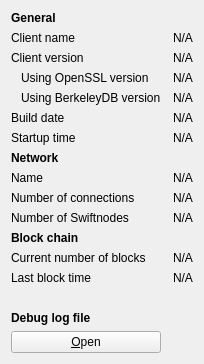
     <widget class="QWidget" name="tab_info">
      <attribute name="title">
       <string>&amp;Information</string>
      </attribute>
      <layout class="QGridLayout" name="gridLayout" columnstretch="0,0">
       <property name="horizontalSpacing">
        <number>12</number>
       </property>
       <item row="0" column="0">
        <widget class="QLabel" name="generalHeader">
         <property name="font">
          <font>
           <weight>75</weight>
           <bold>true</bold>
          </font>
         </property>
         <property name="text">
          <string>General</string>
         </property>
        </widget>
       </item>
       <item row="1" column="0">
        <widget class="QLabel" name="clientNameLabel">
         <property name="text">
          <string>Client name</string>
         </property>
        </widget>
       </item>
       <item row="1" column="1">
        <widget class="QLabel" name="clientName">
         <property name="cursor">
          <cursorShape>IBeamCursor</cursorShape>
         </property>
         <property name="text">
          <string>N/A</string>
         </property>
         <property name="textFormat">
          <enum>Qt::PlainText</enum>
         </property>
         <property name="textInteractionFlags">
          <set>Qt::LinksAccessibleByMouse|Qt::TextSelectableByKeyboard|Qt::TextSelectableByMouse</set>
         </property>
        </widget>
       </item>
       <item row="2" column="0">
        <widget class="QLabel" name="clientVersionLabel">
         <property name="text">
          <string>Client version</string>
         </property>
        </widget>
       </item>
       <item row="2" column="1">
        <widget class="QLabel" name="clientVersion">
         <property name="cursor">
          <cursorShape>IBeamCursor</cursorShape>
         </property>
         <property name="text">
          <string>N/A</string>
         </property>
         <property name="textFormat">
          <enum>Qt::PlainText</enum>
         </property>
         <property name="textInteractionFlags">
          <set>Qt::LinksAccessibleByMouse|Qt::TextSelectableByKeyboard|Qt::TextSelectableByMouse</set>
         </property>
        </widget>
       </item>
       <item row="3" column="0">
        <widget class="QLabel" name="openSSLVersionLabel">
         <property name="text">
          <string>Using OpenSSL version</string>
         </property>
         <property name="indent">
          <number>10</number>
         </property>
        </widget>
       </item>
       <item row="3" column="1">
        <widget class="QLabel" name="openSSLVersion">
         <property name="cursor">
          <cursorShape>IBeamCursor</cursorShape>
         </property>
         <property name="text">
          <string>N/A</string>
         </property>
         <property name="textFormat">
          <enum>Qt::PlainText</enum>
         </property>
         <property name="textInteractionFlags">
          <set>Qt::LinksAccessibleByMouse|Qt::TextSelectableByKeyboard|Qt::TextSelectableByMouse</set>
         </property>
        </widget>
       </item>
       <item row="4" column="0">
        <widget class="QLabel" name="berkeleyDBVersionLabel">
         <property name="text">
          <string>Using BerkeleyDB version</string>
         </property>
         <property name="indent">
          <number>10</number>
         </property>
        </widget>
       </item>
       <item row="4" column="1">
        <widget class="QLabel" name="berkeleyDBVersion">
         <property name="cursor">
          <cursorShape>IBeamCursor</cursorShape>
         </property>
         <property name="text">
          <string>N/A</string>
         </property>
         <property name="textFormat">
          <enum>Qt::PlainText</enum>
         </property>
         <property name="textInteractionFlags">
          <set>Qt::LinksAccessibleByMouse|Qt::TextSelectableByKeyboard|Qt::TextSelectableByMouse</set>
         </property>
        </widget>
       </item>
       <item row="5" column="0">
        <widget class="QLabel" name="buildDateLabel">
         <property name="text">
          <string>Build date</string>
         </property>
        </widget>
       </item>
       <item row="5" column="1">
        <widget class="QLabel" name="buildDate">
         <property name="cursor">
          <cursorShape>IBeamCursor</cursorShape>
         </property>
         <property name="text">
          <string>N/A</string>
         </property>
         <property name="textFormat">
          <enum>Qt::PlainText</enum>
         </property>
         <property name="textInteractionFlags">
          <set>Qt::LinksAccessibleByMouse|Qt::TextSelectableByKeyboard|Qt::TextSelectableByMouse</set>
         </property>
        </widget>
       </item>
       <item row="6" column="0">
        <widget class="QLabel" name="startupTimeLabel">
         <property name="text">
          <string>Startup time</string>
         </property>
        </widget>
       </item>
       <item row="6" column="1">
        <widget class="QLabel" name="startupTime">
         <property name="cursor">
          <cursorShape>IBeamCursor</cursorShape>
         </property>
         <property name="text">
          <string>N/A</string>
         </property>
         <property name="textFormat">
          <enum>Qt::PlainText</enum>
         </property>
         <property name="textInteractionFlags">
          <set>Qt::LinksAccessibleByMouse|Qt::TextSelectableByKeyboard|Qt::TextSelectableByMouse</set>
         </property>
        </widget>
       </item>
       <item row="7" column="0">
        <widget class="QLabel" name="networkHeader">
         <property name="font">
          <font>
           <weight>75</weight>
           <bold>true</bold>
          </font>
         </property>
         <property name="text">
          <string>Network</string>
         </property>
        </widget>
       </item>
       <item row="8" column="0">
        <widget class="QLabel" name="networkNameLabel">
         <property name="text">
          <string>Name</string>
         </property>
        </widget>
       </item>
       <item row="8" column="1">
        <widget class="QLabel" name="networkName">
         <property name="cursor">
          <cursorShape>IBeamCursor</cursorShape>
         </property>
         <property name="text">
          <string>N/A</string>
         </property>
         <property name="textFormat">
          <enum>Qt::PlainText</enum>
         </property>
         <property name="textInteractionFlags">
          <set>Qt::LinksAccessibleByMouse|Qt::TextSelectableByKeyboard|Qt::TextSelectableByMouse</set>
         </property>
        </widget>
       </item>
       <item row="9" column="0">
        <widget class="QLabel" name="numberOfConnectionsLabel">
         <property name="text">
          <string>Number of connections</string>
         </property>
        </widget>
       </item>
       <item row="9" column="1">
        <widget class="QLabel" name="numberOfConnections">
         <property name="cursor">
          <cursorShape>IBeamCursor</cursorShape>
         </property>
         <property name="text">
          <string>N/A</string>
         </property>
         <property name="textFormat">
          <enum>Qt::PlainText</enum>
         </property>
         <property name="textInteractionFlags">
          <set>Qt::LinksAccessibleByMouse|Qt::TextSelectableByKeyboard|Qt::TextSelectableByMouse</set>
         </property>
        </widget>
       </item>
       <item row="10" column="0">
        <widget class="QLabel" name="swiftnodeCountLabel">
         <property name="text">
          <string>Number of Swiftnodes</string>
         </property>
        </widget>
       </item>
       <item row="10" column="1">
        <widget class="QLabel" name="swiftnodeCount">
         <property name="cursor">
          <cursorShape>IBeamCursor</cursorShape>
         </property>
         <property name="text">
          <string>N/A</string>
         </property>
         <property name="textFormat">
          <enum>Qt::PlainText</enum>
         </property>
         <property name="textInteractionFlags">
          <set>Qt::LinksAccessibleByMouse|Qt::TextSelectableByKeyboard|Qt::TextSelectableByMouse</set>
         </property>
        </widget>
       </item>
       <item row="11" column="0">
        <widget class="QLabel" name="blockchainHeader">
         <property name="font">
          <font>
           <weight>75</weight>
           <bold>true</bold>
          </font>
         </property>
         <property name="text">
          <string>Block chain</string>
         </property>
        </widget>
       </item>
       <item row="12" column="0">
        <widget class="QLabel" name="numberOfBlocksLabel">
         <property name="text">
          <string>Current number of blocks</string>
         </property>
        </widget>
       </item>
       <item row="12" column="1">
        <widget class="QLabel" name="numberOfBlocks">
         <property name="cursor">
          <cursorShape>IBeamCursor</cursorShape>
         </property>
         <property name="text">
          <string>N/A</string>
         </property>
         <property name="textFormat">
          <enum>Qt::PlainText</enum>
         </property>
         <property name="textInteractionFlags">
          <set>Qt::LinksAccessibleByMouse|Qt::TextSelectableByKeyboard|Qt::TextSelectableByMouse</set>
         </property>
        </widget>
       </item>
       <item row="13" column="0">
        <widget class="QLabel" name="lastBlockTimeLabel">
         <property name="text">
          <string>Last block time</string>
         </property>
        </widget>
       </item>
       <item row="13" column="1">
        <widget class="QLabel" name="lastBlockTime">
         <property name="cursor">
          <cursorShape>IBeamCursor</cursorShape>
         </property>
         <property name="text">
          <string>N/A</string>
         </property>
         <property name="textFormat">
          <enum>Qt::PlainText</enum>
         </property>
         <property name="textInteractionFlags">
          <set>Qt::LinksAccessibleByMouse|Qt::TextSelectableByKeyboard|Qt::TextSelectableByMouse</set>
         </property>
        </widget>
       </item>
       <item row="14" column="0">
        <spacer name="verticalSpacer_2">
         <property name="orientation">
          <enum>Qt::Vertical</enum>
         </property>
         <property name="sizeHint" stdset="0">
          <size>
           <width>20</width>
           <height>20</height>
          </size>
         </property>
        </spacer>
       </item>
       <item row="15" column="0">
        <widget class="QLabel" name="debugLogFileHeader">
         <property name="font">
          <font>
           <weight>75</weight>
           <bold>true</bold>
          </font>
         </property>
         <property name="text">
          <string>Debug log file</string>
         </property>
        </widget>
       </item>
       <item row="16" column="0">
        <widget class="QPushButton" name="openDebugLogfileButton">
         <property name="toolTip">
          <string>Open the SwiftCash debug log file from the current data directory. This can take a few seconds for large log files.</string>
         </property>
         <property name="text">
          <string>&amp;Open</string>
         </property>
         <property name="autoDefault">
          <bool>false</bool>
         </property>
        </widget>
       </item>
      </layout>
     </widget>
